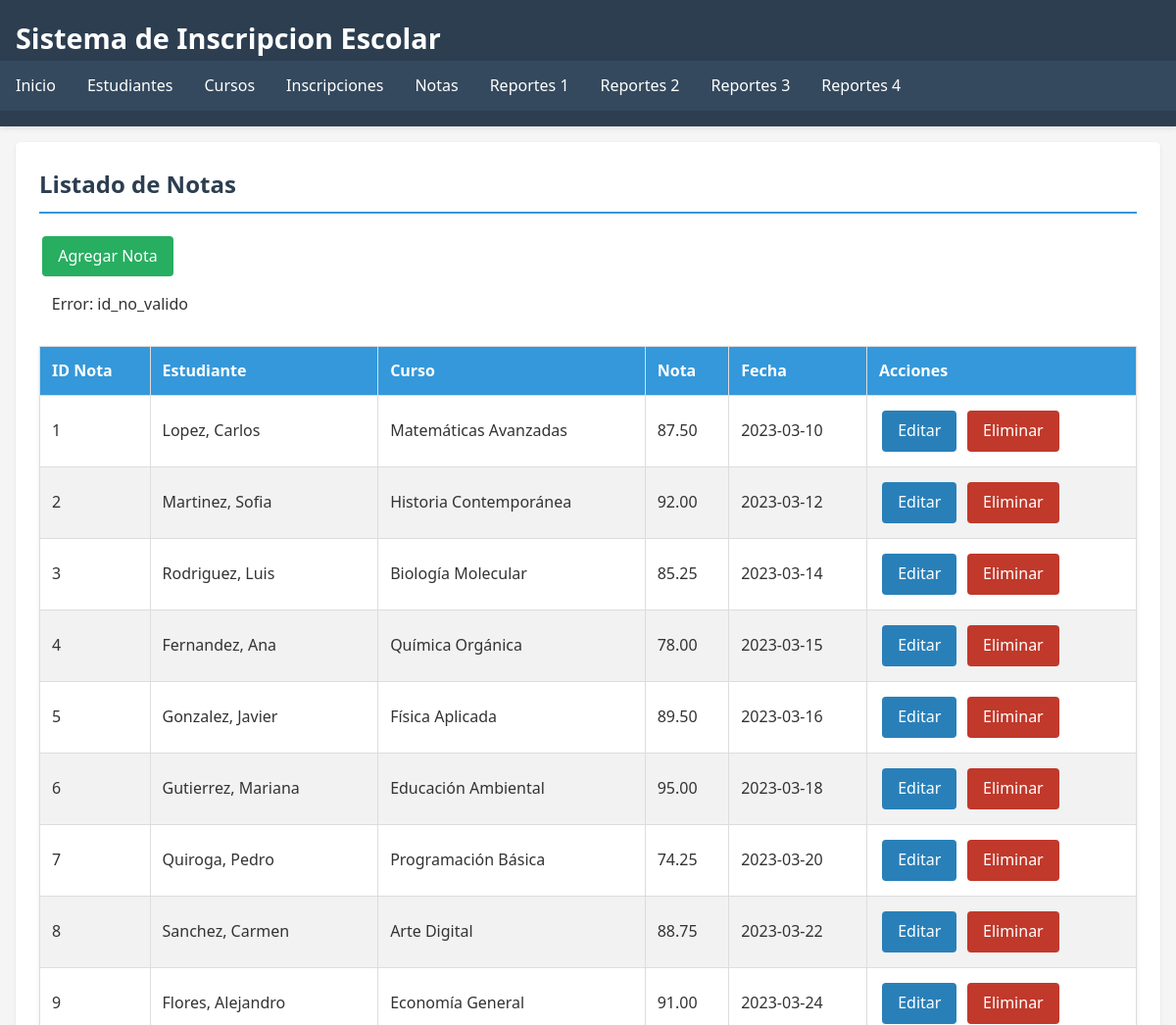
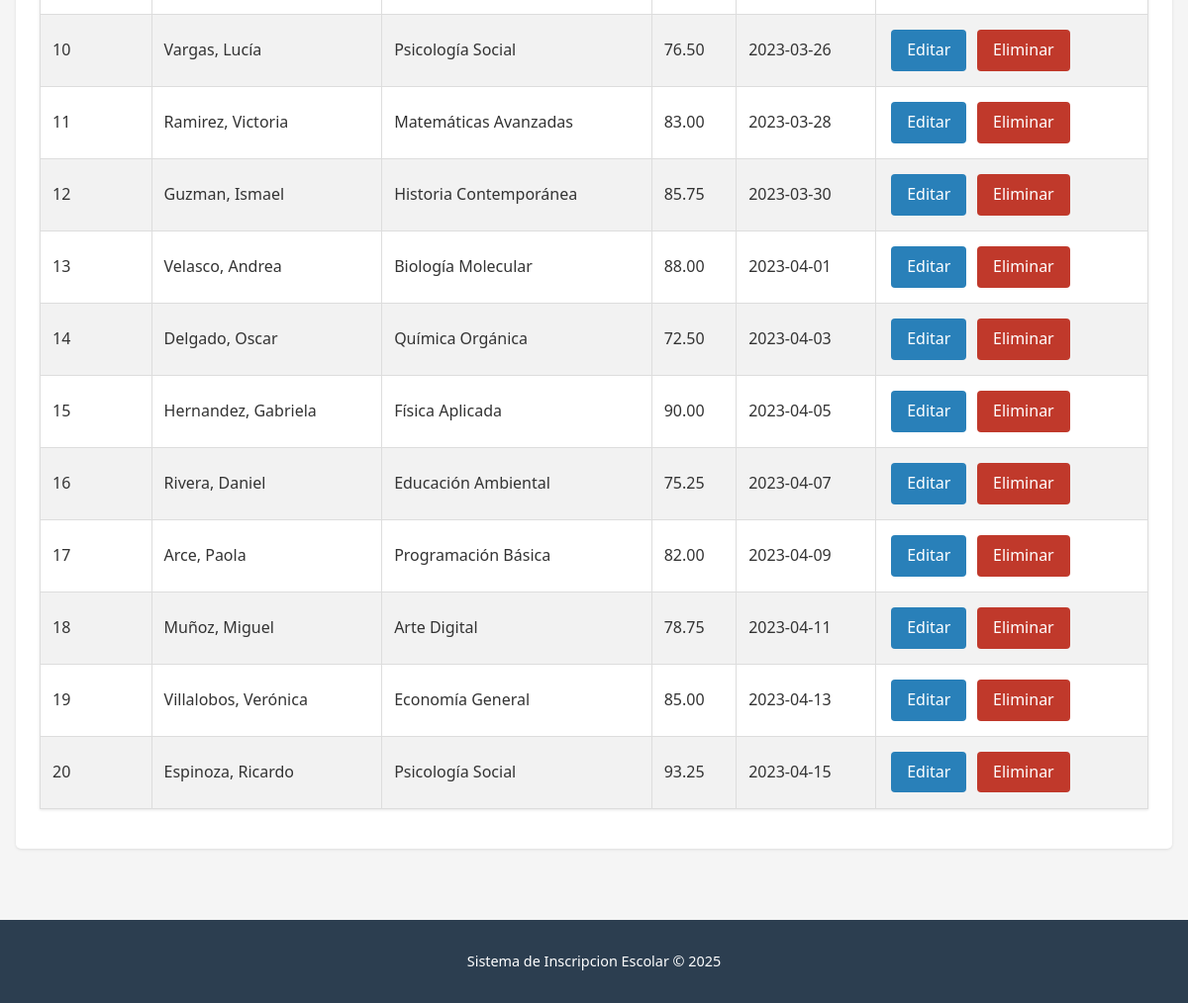
Screenshot of /notas/listar.php?error=id_no_valido with the database file from the repository (2 pictures, top to bottom).
### tables this page shows
CREATE TABLE `notas` (
  `id_nota` int(11) NOT NULL,
  `id_estudiante` int(11) NOT NULL,
  `id_curso` int(11) NOT NULL,
  `nota` decimal(5,2) NOT NULL,
  `fecha_nota` date NOT NULL
);

CREATE TABLE `estudiantes` (
  `id_estudiante` int(11) NOT NULL,
  `nombre` varchar(100) NOT NULL,
  `apellido` varchar(100) NOT NULL,
  `fecha_nacimiento` date DEFAULT NULL,
  `direccion` text DEFAULT NULL,
  `telefono` varchar(15) DEFAULT NULL,
  `fecha_registro` timestamp NOT NULL DEFAULT current_timestamp()
);

CREATE TABLE `cursos` (
  `id_curso` int(11) NOT NULL,
  `nombre` varchar(100) NOT NULL,
  `descripcion` text DEFAULT NULL,
  `horario` varchar(50) DEFAULT NULL,
  `cupo_maximo` int(11) DEFAULT NULL,
  `estado` enum('activo','inactivo') DEFAULT 'activo'
);

### notas/listar.php (the view, shortened to what this page needs)
<?php
require_once('../includes/conexion.php');
$query = "SELECT n.id_nota,
                 e.nombre AS nombres_est,
                 e.apellido AS apellidos_est,
                 c.nombre AS nombre_curso,
                 n.nota,
                 n.fecha_nota
          FROM notas n
          JOIN estudiantes e ON n.id_estudiante = e.id_estudiante
          JOIN cursos c ON n.id_curso = c.id_curso
          ORDER BY n.fecha_nota";
$resultado = mysqli_query($conexion, $query);
include('../includes/header.php');
?>
<div class="card">
    <h2>Listado de Notas</h2>
    <a href="agregar.php" class="btn btn-agregar">Agregar Nota</a>
    <?php if (isset($_GET['error'])): ?>
        <div class="alert alert-danger">
            <?php echo "Error: " . htmlspecialchars($_GET['error']); ?>
        </div>
    <?php endif; ?>
    <table border="1" cellpadding="5" cellspacing="0">
        <thead>
            <tr>
                <th>ID Nota</th>
                <th>Estudiante</th>
                <th>Curso</th>
                <th>Nota</th>
                <th>Fecha</th>
                <th>Acciones</th>
            </tr>
        </thead>
        <tbody>
            <?php if (mysqli_num_rows($resultado) > 0): ?>
                <?php while ($nota = mysqli_fetch_assoc($resultado)): ?>
                    <tr>
                        <td><?php echo $nota['id_nota']; ?></td>
                        <td><?php echo $nota['apellidos_est'] . ', ' . $nota['nombres_est']; ?></td>
                        <td><?php echo $nota['nombre_curso']; ?></td>
                        <td><?php echo $nota['nota']; ?></td>
                        <td><?php echo $nota['fecha_nota']; ?></td>
                        <td>
                            <a href="editar.php?id=<?php echo $nota['id_nota']; ?>" class="btn btn-editar">Editar</a>
                            <a href="eliminar.php?id=<?php echo $nota['id_nota']; ?>" class="btn btn-eliminar" onclick="return confirm('¿Está seguro de eliminar esta nota?')">Eliminar</a>
                        </td>
                    </tr>
                <?php endwhile; ?>
            <?php else: ?>
                <tr>
                    <td colspan="6">No hay notas registradas.</td>
                </tr>
            <?php endif; ?>
        </tbody>
    </table>
</div>
<?php
include('../includes/footer.php');
?>

### css/estilo.css (style rules this page uses)
body { font-family: 'Segoe UI', Tahoma, Geneva, Verdana, sans-serif; line-height: 1.6; margin: 0; padding: 0; color: #333; background-color: #f5f5f5; }
table { width: 100%; border-collapse: collapse; margin: 1rem 0; background: white; box-shadow: 0 1px 3px rgba(0,0,0,0.1); }
table, th, td { border: 1px solid #ddd; }
th, td { padding: 0.75rem; text-align: left; }
th { background-color: #3498db; color: white; }
tr:nth-child(even) { background-color: #f2f2f2; }
.btn { display: inline-block; padding: 0.5rem 1rem; margin: 0.2rem; text-decoration: none; border-radius: 4px; font-weight: 500; transition: all 0.3s; border: none; cursor: pointer; }
.btn-agregar { background: #27ae60; color: white; }
.btn-editar { background: #2980b9; color: white; }
.btn-eliminar { background: #c0392b; color: white; }
.alert { padding: 0.8rem; margin-bottom: 1rem; border-radius: 4px; }
.card { background: white; border-radius: 5px; box-shadow: 0 1px 3px rgba(0,0,0,0.1); padding: 1.5rem; margin-bottom: 1.5rem; }
.card h2 { margin-top: 0; color: #2c3e50; border-bottom: 2px solid #3498db; padding-bottom: 0.5rem; }

### rows the page displays
notas: id_nota "1", id_estudiante.apellido "Lopez", id_estudiante.nombre "Carlos", id_curso.nombre "Matemáticas Avanzadas", nota "87.50", fecha_nota "2023-03-10"
notas: id_nota "2", id_estudiante.apellido "Martinez", id_estudiante.nombre "Sofia", id_curso.nombre "Historia Contemporánea", nota "92.00", fecha_nota "2023-03-12"
notas: id_nota "3", id_estudiante.apellido "Rodriguez", id_estudiante.nombre "Luis", id_curso.nombre "Biología Molecular", nota "85.25", fecha_nota "2023-03-14"
notas: id_nota "4", id_estudiante.apellido "Fernandez", id_estudiante.nombre "Ana", id_curso.nombre "Química Orgánica", nota "78.00", fecha_nota "2023-03-15"
notas: id_nota "5", id_estudiante.apellido "Gonzalez", id_estudiante.nombre "Javier", id_curso.nombre "Física Aplicada", nota "89.50", fecha_nota "2023-03-16"
notas: id_nota "6", id_estudiante.apellido "Gutierrez", id_estudiante.nombre "Mariana", id_curso.nombre "Educación Ambiental", nota "95.00", fecha_nota "2023-03-18"
notas: id_nota "7", id_estudiante.apellido "Quiroga", id_estudiante.nombre "Pedro", id_curso.nombre "Programación Básica", nota "74.25", fecha_nota "2023-03-20"
notas: id_nota "8", id_estudiante.apellido "Sanchez", id_estudiante.nombre "Carmen", id_curso.nombre "Arte Digital", nota "88.75", fecha_nota "2023-03-22"
notas: id_nota "9", id_estudiante.apellido "Flores", id_estudiante.nombre "Alejandro", id_curso.nombre "Economía General", nota "91.00", fecha_nota "2023-03-24"
notas: id_nota "10", id_estudiante.apellido "Vargas", id_estudiante.nombre "Lucía", id_curso.nombre "Psicología Social", nota "76.50", fecha_nota "2023-03-26"
notas: id_nota "11", id_estudiante.apellido "Ramirez", id_estudiante.nombre "Victoria", id_curso.nombre "Matemáticas Avanzadas", nota "83.00", fecha_nota "2023-03-28"
notas: id_nota "12", id_estudiante.apellido "Guzman", id_estudiante.nombre "Ismael", id_curso.nombre "Historia Contemporánea", nota "85.75", fecha_nota "2023-03-30"
notas: id_nota "13", id_estudiante.apellido "Velasco", id_estudiante.nombre "Andrea", id_curso.nombre "Biología Molecular", nota "88.00", fecha_nota "2023-04-01"
notas: id_nota "14", id_estudiante.apellido "Delgado", id_estudiante.nombre "Oscar", id_curso.nombre "Química Orgánica", nota "72.50", fecha_nota "2023-04-03"
notas: id_nota "15", id_estudiante.apellido "Hernandez", id_estudiante.nombre "Gabriela", id_curso.nombre "Física Aplicada", nota "90.00", fecha_nota "2023-04-05"
notas: id_nota "16", id_estudiante.apellido "Rivera", id_estudiante.nombre "Daniel", id_curso.nombre "Educación Ambiental", nota "75.25", fecha_nota "2023-04-07"
notas: id_nota "17", id_estudiante.apellido "Arce", id_estudiante.nombre "Paola", id_curso.nombre "Programación Básica", nota "82.00", fecha_nota "2023-04-09"
notas: id_nota "18", id_estudiante.apellido "Muñoz", id_estudiante.nombre "Miguel", id_curso.nombre "Arte Digital", nota "78.75", fecha_nota "2023-04-11"
notas: id_nota "19", id_estudiante.apellido "Villalobos", id_estudiante.nombre "Verónica", id_curso.nombre "Economía General", nota "85.00", fecha_nota "2023-04-13"
notas: id_nota "20", id_estudiante.apellido "Espinoza", id_estudiante.nombre "Ricardo", id_curso.nombre "Psicología Social", nota "93.25", fecha_nota "2023-04-15"

### other values shown
$_GET['error'] "id_no_valido"
